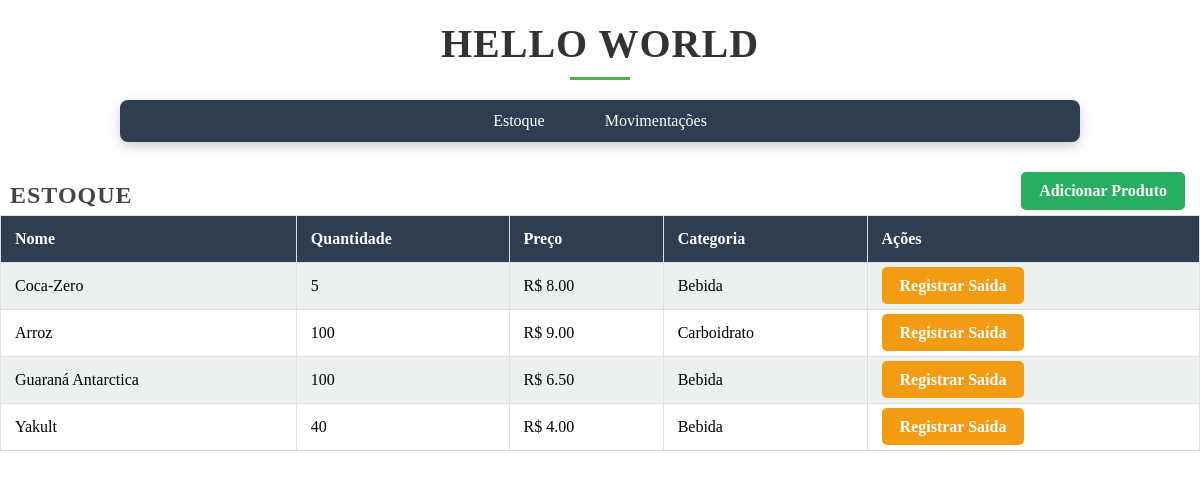
Before: / with the older database file.
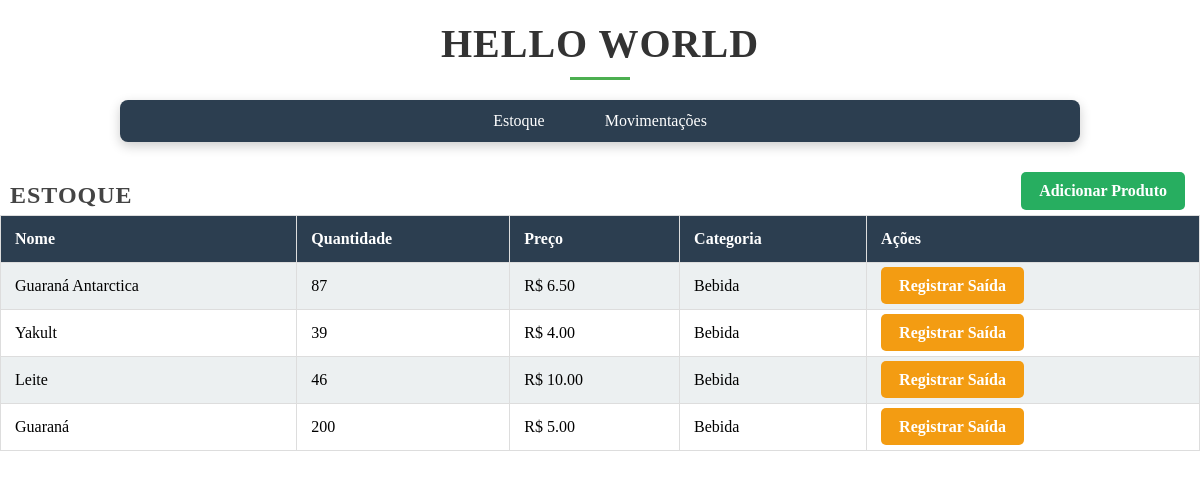
After: the same page with the newer database file.
### inventario/models.py (models this page shows, shortened)
class Produto(models.Model):
    nome = models.CharField(max_length=250)
    descricao = models.TextField(blank=True, null=True)
    quantidade = models.PositiveIntegerField(default=0)
    preco = models.DecimalField(max_digits=10, decimal_places=2)
    fornecedor = models.CharField(max_length=250, blank=True, null=True)
    criado_em = models.DateTimeField(auto_now_add=True)
    atualizado_em = models.DateTimeField(auto_now=True)
    categoria = models.ForeignKey(Categoria, on_delete=models.SET_NULL, null=True, blank=True)

class Categoria(models.Model):
    nome = models.CharField(max_length=100, unique=True)

### inventario/views.py (the view)
# urls.py: path('', estoque_view, name='estoque'),
def estoque_view(request):
    produtos = Produto.objects.all()
    return render(request, 'index.html', {'produtos': produtos})

### inventario/templates/index.html (shortened to what this page needs)
{% extends "base.html" %}
{% block content %}
    <div class="adicionar-produto-container">
        <h2>Estoque</h2>
        <a href="{% url 'adicionar_produto' %}" class='btn btn-add'>Adicionar Produto</a>
    </div>
    <table>
        <tr>
            <th>Nome</th>
            <th>Quantidade</th>
            <th>Preço</th>
            <th>Categoria</th>
            <th>Ações</th>
        </tr>
        {% for produto in produtos %}
        <tr>
            <td>{{ produto.nome }}</td>
            <td>{{ produto.quantidade }}</td>
            <td>R$ {{ produto.preco }}</td>
            <td>{{ produto.categoria.nome }}</td>
            <td>
                <a href="{% url 'registrar_saida' produto.id %}" class='btn btn-rgtr'>Registrar Saída</a>
            </td>
        {% endfor %}
    </table>
{% endblock %}

### inventario/templates/base.html (shortened to what this page needs)
{% load static %}
<!DOCTYPE html>
<html lang="pt-br">
<head>
    <link rel="stylesheet" href="{% static '/styles.css' %}">
</head>
<body>
    <header>
        <h1>hello world</h1>
        <nav>
            <ul>
                <li><a href="{% url 'estoque' %}">Estoque</a></li>
                <li><a href="{% url 'movimentacoes' %}">Movimentações</a></li>
            </ul>
        </nav>
    </header>
    <main>
        {% block content %}{% endblock %}
    </main>
</body>
</html>

### inventario/static/styles.css (style rules this page uses)
* { margin: 0; padding: 0; box-sizing: border-box; }
h1 { font-size: 2.5rem; font-weight: 600; color: #333; text-align: center; margin: 20px 0; text-transform: uppercase; letter-spacing: 1px; }
h1::after { content: ''; display: block; width: 60px; height: 3px; background-color: #4CAF50; margin: 10px auto 0; }
h2 { font-size: 1.5rem; font-weight: 600; color: #444; text-align: left; margin: 20px 0 1px 10px; text-transform: uppercase; letter-spacing: 1px; }
nav { background: #2C3E50; padding: 12px 24px; border-radius: 8px; box-shadow: 0 4px 12px rgba(0, 0, 0, 0.2); margin: 20px auto; display: flex; justify-content: center; width: 90%; max-width: 960px; }
nav ul { list-style: none; display: flex; gap: 20px; padding: 0; margin: 0; }
nav ul li a { color: white; text-decoration: none; padding: 10px 20px; font-weight: 500; font-size: 1rem; border-radius: 6px; transition: background 0.3s, transform 0.3s; }
table { width: 100%; border-collapse: collapse; margin-top: 5px; }
table th, table td { padding: 14px; border: 1px solid #ddd; text-align: left; }
table th { background-color: #2C3E50; color: white; }
table tr:nth-child(even) { background-color: #ecf0f1; }
.btn { padding: 10px 18px; text-decoration: none; color: white; border-radius: 5px; font-weight: bold; font-size: 1rem; transition: opacity 0.3s, transform 0.3s; }
.btn-rgtr { background-color: #f39c12; }
.btn-add { background-color: #27ae60; margin-right: 15px; margin-top: 10px; }
.adicionar-produto-container { display: flex; justify-content: space-between; align-items: center; margin-bottom: 5px; }
.adicionar-produto-container .btn { font-size: 1rem; }

Changed rows visible on the page:
removed Produto: nome "Coca-Zero", quantidade "5", preco "8.00", categoria.nome "Bebida"
removed Produto: nome "Arroz", quantidade "100", preco "9.00", categoria.nome "Carboidrato"
changed Produto "Guaraná Antarctica": quantidade "100" → "87"
changed Produto "Yakult": quantidade "40" → "39"
added Produto: nome "Leite", quantidade "46", preco "10.00", categoria.nome "Bebida"
added Produto: nome "Guaraná", quantidade "200", preco "5.00", categoria.nome "Bebida"
